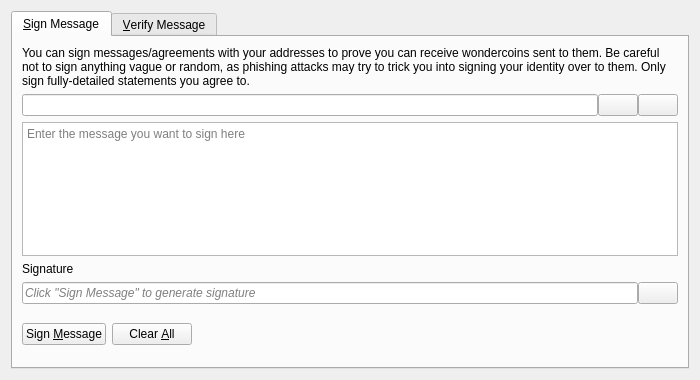
<?xml version="1.0" encoding="UTF-8"?>
<ui version="4.0">
 <class>SignVerifyMessageDialog</class>
 <widget class="QDialog" name="SignVerifyMessageDialog">
  <property name="geometry">
   <rect>
    <x>0</x>
    <y>0</y>
    <width>700</width>
    <height>380</height>
   </rect>
  </property>
  <property name="windowTitle">
   <string>Signatures - Sign / Verify a Message</string>
  </property>
  <property name="modal">
   <bool>true</bool>
  </property>
  <layout class="QVBoxLayout" name="verticalLayout">
   <item>
    <widget class="QTabWidget" name="tabWidget">
     <property name="currentIndex">
      <number>0</number>
     </property>
     <widget class="QWidget" name="tabSignMessage">
      <attribute name="title">
       <string>&amp;Sign Message</string>
      </attribute>
      <layout class="QVBoxLayout" name="verticalLayout_SM">
       <item>
        <widget class="QLabel" name="infoLabel_SM">
         <property name="text">
          <string>You can sign messages/agreements with your addresses to prove you can receive wondercoins sent to them. Be careful not to sign anything vague or random, as phishing attacks may try to trick you into signing your identity over to them. Only sign fully-detailed statements you agree to.</string>
         </property>
         <property name="textFormat">
          <enum>Qt::PlainText</enum>
         </property>
         <property name="wordWrap">
          <bool>true</bool>
         </property>
        </widget>
       </item>
       <item>
        <layout class="QHBoxLayout" name="horizontalLayout_1_SM">
         <property name="spacing">
          <number>0</number>
         </property>
         <item>
          <widget class="QValidatedLineEdit" name="addressIn_SM">
           <property name="toolTip">
            <string>The Wondercoin address to sign the message with</string>
           </property>
          </widget>
         </item>
         <item>
          <widget class="QPushButton" name="addressBookButton_SM">
           <property name="toolTip">
            <string>Choose previously used address</string>
           </property>
           <property name="text">
            <string/>
           </property>
           <property name="icon">
            <iconset resource="../wondercoin.qrc">
             <normaloff>:/icons/address-book</normaloff>:/icons/address-book</iconset>
           </property>
           <property name="shortcut">
            <string>Alt+A</string>
           </property>
           <property name="autoDefault">
            <bool>false</bool>
           </property>
          </widget>
         </item>
         <item>
          <widget class="QPushButton" name="pasteButton_SM">
           <property name="toolTip">
            <string>Paste address from clipboard</string>
           </property>
           <property name="text">
            <string/>
           </property>
           <property name="icon">
            <iconset resource="../wondercoin.qrc">
             <normaloff>:/icons/editpaste</normaloff>:/icons/editpaste</iconset>
           </property>
           <property name="shortcut">
            <string>Alt+P</string>
           </property>
           <property name="autoDefault">
            <bool>false</bool>
           </property>
          </widget>
         </item>
        </layout>
       </item>
       <item>
        <widget class="QPlainTextEdit" name="messageIn_SM">
         <property name="toolTip">
          <string>Enter the message you want to sign here</string>
         </property>
         <property name="placeholderText">
          <string>Enter the message you want to sign here</string>
         </property>
        </widget>
       </item>
       <item>
        <widget class="QLabel" name="signatureLabel_SM">
         <property name="text">
          <string>Signature</string>
         </property>
         <property name="textFormat">
          <enum>Qt::PlainText</enum>
         </property>
        </widget>
       </item>
       <item>
        <layout class="QHBoxLayout" name="horizontalLayout_2_SM">
         <property name="spacing">
          <number>0</number>
         </property>
         <item>
          <widget class="QLineEdit" name="signatureOut_SM">
           <property name="placeholderText">
            <string>Click "Sign Message" to generate signature</string>
           </property>
           <property name="font">
            <font>
             <italic>true</italic>
            </font>
           </property>
           <property name="readOnly">
            <bool>true</bool>
           </property>
          </widget>
         </item>
         <item>
          <widget class="QPushButton" name="copySignatureButton_SM">
           <property name="toolTip">
            <string>Copy the current signature to the system clipboard</string>
           </property>
           <property name="text">
            <string/>
           </property>
           <property name="icon">
            <iconset resource="../wondercoin.qrc">
             <normaloff>:/icons/editcopy</normaloff>:/icons/editcopy</iconset>
           </property>
           <property name="autoDefault">
            <bool>false</bool>
           </property>
          </widget>
         </item>
        </layout>
       </item>
       <item>
        <layout class="QHBoxLayout" name="horizontalLayout_3_SM">
         <item>
          <widget class="QPushButton" name="signMessageButton_SM">
           <property name="toolTip">
            <string>Sign the message to prove you own this Wondercoin address</string>
           </property>
           <property name="text">
            <string>Sign &amp;Message</string>
           </property>
           <property name="icon">
            <iconset resource="../wondercoin.qrc">
             <normaloff>:/icons/edit</normaloff>:/icons/edit</iconset>
           </property>
           <property name="autoDefault">
            <bool>false</bool>
           </property>
          </widget>
         </item>
         <item>
          <widget class="QPushButton" name="clearButton_SM">
           <property name="toolTip">
            <string>Reset all sign message fields</string>
           </property>
           <property name="text">
            <string>Clear &amp;All</string>
           </property>
           <property name="icon">
            <iconset resource="../wondercoin.qrc">
             <normaloff>:/icons/remove</normaloff>:/icons/remove</iconset>
           </property>
           <property name="autoDefault">
            <bool>false</bool>
           </property>
          </widget>
         </item>
         <item>
          <spacer name="horizontalSpacer_1_SM">
           <property name="orientation">
            <enum>Qt::Horizontal</enum>
           </property>
           <property name="sizeHint" stdset="0">
            <size>
             <width>40</width>
             <height>48</height>
            </size>
           </property>
          </spacer>
         </item>
         <item>
          <widget class="QLabel" name="statusLabel_SM">
           <property name="font">
            <font>
             <weight>75</weight>
             <bold>true</bold>
            </font>
           </property>
           <property name="text">
            <string/>
           </property>
           <property name="wordWrap">
            <bool>true</bool>
           </property>
          </widget>
         </item>
         <item>
          <spacer name="horizontalSpacer_2_SM">
           <property name="orientation">
            <enum>Qt::Horizontal</enum>
           </property>
           <property name="sizeHint" stdset="0">
            <size>
             <width>40</width>
             <height>48</height>
            </size>
           </property>
          </spacer>
         </item>
        </layout>
       </item>
      </layout>
     </widget>
     <widget class="QWidget" name="tabVerifyMessage">
      <attribute name="title">
       <string>&amp;Verify Message</string>
      </attribute>
      <layout class="QVBoxLayout" name="verticalLayout_VM">
       <item>
        <widget class="QLabel" name="infoLabel_VM">
         <property name="text">
          <string>Enter the receiver's address, message (ensure you copy line breaks, spaces, tabs, etc. exactly) and signature below to verify the message. Be careful not to read more into the signature than what is in the signed message itself, to avoid being tricked by a man-in-the-middle attack. Note that this only proves the signing party receives with the address, it cannot prove sendership of any transaction!</string>
         </property>
         <property name="textFormat">
          <enum>Qt::PlainText</enum>
         </property>
         <property name="alignment">
          <set>Qt::AlignLeading|Qt::AlignLeft|Qt::AlignTop</set>
         </property>
         <property name="wordWrap">
          <bool>true</bool>
         </property>
        </widget>
       </item>
       <item>
        <layout class="QHBoxLayout" name="horizontalLayout_1_VM">
         <property name="spacing">
          <number>0</number>
         </property>
         <item>
          <widget class="QValidatedLineEdit" name="addressIn_VM">
           <property name="toolTip">
            <string>The Wondercoin address the message was signed with</string>
           </property>
          </widget>
         </item>
         <item>
          <widget class="QPushButton" name="addressBookButton_VM">
           <property name="toolTip">
            <string>Choose previously used address</string>
           </property>
           <property name="text">
            <string/>
           </property>
           <property name="icon">
            <iconset resource="../wondercoin.qrc">
             <normaloff>:/icons/address-book</normaloff>:/icons/address-book</iconset>
           </property>
           <property name="shortcut">
            <string>Alt+A</string>
           </property>
           <property name="autoDefault">
            <bool>false</bool>
           </property>
          </widget>
         </item>
        </layout>
       </item>
       <item>
        <widget class="QPlainTextEdit" name="messageIn_VM">
          <property name="toolTip">
            <string>The signed message to verify</string>
          </property>
          <property name="placeholderText">
            <string>The signed message to verify</string>
          </property>
        </widget>
       </item>
       <item>
        <widget class="QValidatedLineEdit" name="signatureIn_VM">
          <property name="toolTip">
            <string>The signature given when the message was signed</string>
          </property>
          <property name="placeholderText">
            <string>The signature given when the message was signed</string>
          </property>
        </widget>
       </item>
       <item>
        <layout class="QHBoxLayout" name="horizontalLayout_2_VM">
         <item>
          <widget class="QPushButton" name="verifyMessageButton_VM">
           <property name="toolTip">
            <string>Verify the message to ensure it was signed with the specified Wondercoin address</string>
           </property>
           <property name="text">
            <string>Verify &amp;Message</string>
           </property>
           <property name="icon">
            <iconset resource="../wondercoin.qrc">
             <normaloff>:/icons/transaction_0</normaloff>:/icons/transaction_0</iconset>
           </property>
           <property name="autoDefault">
            <bool>false</bool>
           </property>
          </widget>
         </item>
         <item>
          <widget class="QPushButton" name="clearButton_VM">
           <property name="toolTip">
            <string>Reset all verify message fields</string>
           </property>
           <property name="text">
            <string>Clear &amp;All</string>
           </property>
           <property name="icon">
            <iconset resource="../wondercoin.qrc">
             <normaloff>:/icons/remove</normaloff>:/icons/remove</iconset>
           </property>
           <property name="autoDefault">
            <bool>false</bool>
           </property>
          </widget>
         </item>
         <item>
          <spacer name="horizontalSpacer_1_VM">
           <property name="orientation">
            <enum>Qt::Horizontal</enum>
           </property>
           <property name="sizeHint" stdset="0">
            <size>
             <width>40</width>
             <height>48</height>
            </size>
           </property>
          </spacer>
         </item>
         <item>
          <widget class="QLabel" name="statusLabel_VM">
           <property name="font">
            <font>
             <weight>75</weight>
             <bold>true</bold>
            </font>
           </property>
           <property name="text">
            <string/>
           </property>
           <property name="wordWrap">
            <bool>true</bool>
           </property>
          </widget>
         </item>
         <item>
          <spacer name="horizontalSpacer_2_VM">
           <property name="orientation">
            <enum>Qt::Horizontal</enum>
           </property>
           <property name="sizeHint" stdset="0">
            <size>
             <width>40</width>
             <height>48</height>
            </size>
           </property>
          </spacer>
         </item>
        </layout>
       </item>
      </layout>
     </widget>
    </widget>
   </item>
  </layout>
 </widget>
 <customwidgets>
  <customwidget>
   <class>QValidatedLineEdit</class>
   <extends>QLineEdit</extends>
   <header>qt/qvalidatedlineedit.h</header>
  </customwidget>
 </customwidgets>
 <resources>
  <include location="../wondercoin.qrc"/>
 </resources>
 <connections/>
</ui>
